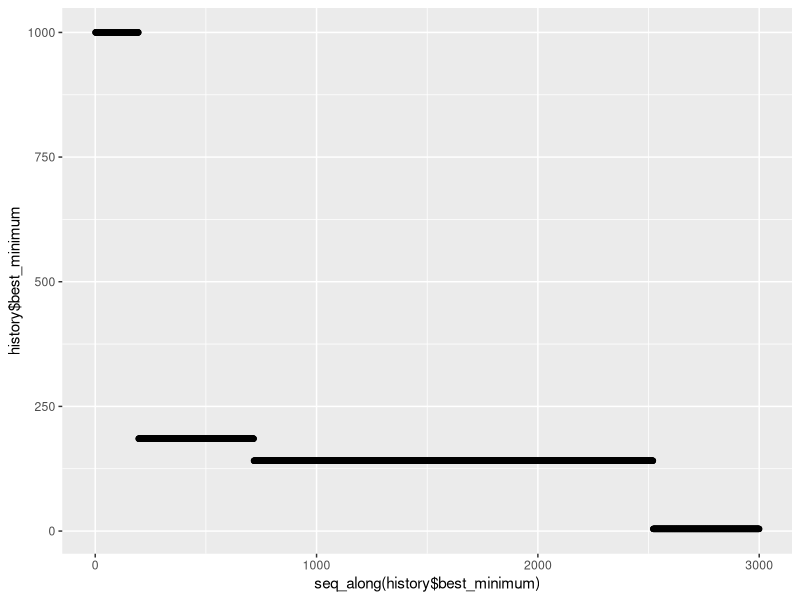

Source code (R):
#A general pattern of a metaheuristic method
#(C)Jaroslaw Arabas, ALHE, 2012
#To define the METHOD completely the user must 
#code the procedures of selection, model update, and variation.
#Proper execution of the metaheuristic method needs 
#a list of start points, an evaluation method
#an initialization procedure, and a termination condition

############################################################################################################
#                                       GENETIC ALGORITHM METHOD                                           #  
############################################################################################################

ga.initModel<-function(history, mi, lambda)
{
  model<-data.frame(x=numeric(mi+lambda), y=numeric(mi+lambda), minimum=numeric(mi+lambda))
  model<-ga.selection(history, model)
  return (model)
}

ga.select<-function(p)
{ 
  k<-sample(1:nrow(p), 1)
  temp<-data.frame(sigma_x=p$sigma_x[k], sigma_y=p$sigma_y[k], x=p$x[k], y=p$y[k], minimum=p$minimum[k], best_x=p$x[1], best_y=p$y[1], best_minimum=p$minimum[1])
  return (temp)
}

ga.crossover<-function(parent1, parent2)
{
  a<-runif(1)
  parent1$x<-a*parent1$x+(1-a)*parent2$x
  parent1$y<-a*parent1$y+(1-a)*parent2$y
  parent1$sigma_x<-a*parent1$sigma_x+(1-a)*parent2$sigma_x
  parent1$sigma_y<-a*parent1$sigma_y+(1-a)*parent2$sigma_y
  return (parent1)
}

ga.mutation<-function(point)
{
  epsilon <- runif(1, -1, 1)
  epsilonX <- runif(1, -1, 1)
  epsilonY <- runif(1, -1, 1)
  vX <- runif(1, -1, 1)
  vY <- runif(1, -1, 1)
  rA <- 1/(1/sqrt(4))
  rB <- 1/(1/sqrt(2*sqrt(2)))
  point$sigma_x <- point$sigma_x*exp(rA*epsilon + rB*epsilonX)
  point$sigma_y <- point$sigma_y*exp(rA*epsilon + rB*epsilonY)
  point$x <- point$x + point$sigma_x*vX
  point$y <- point$y + point$sigma_y*vY
  if (point$x < -512) {
    point$x<-(-512)
  }
  if (point$x > 512) {
    point$x<-512
  }
  if (point$y < -512) {
    point$y<-(-512)
  }
  if (point$y > 512) {
    point$y<-512
  }
  return (point)
}

ga.replacement<-function(p, o)
{
  z <- order(o$minimum)
  for (i in 1:nrow(p))
  {
    if(i<=nrow(o)) {
      p[i,]<-o[z[i],]
    } else {
      p[i,]<-p[i,]
    }
  }
  return (p)
}

ga.startPoints<-function(mi)
{
  startPoints<-data.frame(sigma_x=numeric(mi), sigma_y=numeric(mi), x=numeric(mi), y=numeric(mi), minimum=numeric(mi))
  for (i in 1:mi)
  {
    startPoints$x[i]<-runif(1, -512, 512)
    startPoints$y[i]<-runif(1, -512, 512)
    startPoints$sigma_x[i]<-0.2
    startPoints$sigma_y[i]<-0.2
    startPoints$minimum[i]<-100.0
  }
  return (startPoints)
}

ga.initialization<-function(startPoints)
{
  return (startPoints)
}

ga.metaheuristicRun<-function(initialization, startPoints, termination, evaluation, mi, lambda, pc, n)
{
  i<-1
  history<-common.initHistory(n)
  p<-ga.initialization(startPoints)
  o<-data.frame(sigma_x=numeric(lambda), sigma_y=numeric(lambda), x=numeric(lambda), y=numeric(lambda), minimum=numeric(lambda))
  while (!termination(i, n))
  {
    for(j in 1:lambda)
    {
      a<-runif(1)
      if(a<pc)
      {
        temp <- ga.mutation(ga.crossover(ga.select(p), ga.select(p)))
      }
      else
      {  
        temp <- ga.mutation(ga.select(p)) 
      }
      temp<-common.evaluate(temp, evaluation)
      temp<-common.selection(i-1, temp, history)
      history<-common.historyPush(i, temp[3:8], history)
      o[j,]<-temp[1:5]
    }
    p <- ga.replacement(p, o)
    i<-i+1
  }
  return(history)
}

############################################################################################################
#                                       UNIFORM DISTRIBUTION METHOD                                        #  
############################################################################################################

ud.variation<-function(point)
{
  point$x<-runif(1, -512, 512)
  point$y<-runif(1, -512, 512)
  return(point)
}

ud.metaheuristicRun<-function(initialization, termination, evaluation, n)
{
  i<-1
  history<-common.initHistory(n)
  point<-initialization()
  point<-common.evaluate(point, evaluation)
  history<-common.historyPush(i, point, history)
  while (!termination(i, n))
  {
    i<-i+1
    point<-ud.variation(point)
    point<-common.evaluate(point, evaluation)
    point<-common.selection(i-1, point, history)
    history<-common.historyPush(i, point, history)
  }
  return(history)
}

ud.initialization<-function()
{
  x <- runif(1, -512, 512)
  y <- runif(1, -512, 512)
  minimum <- 1000.0
  return (data.frame(x=x, y=y, minimum=minimum, best_x=x, best_y=y, best_minimum=minimum))
}

############################################################################################################
#                                       COMMON FUNCTIONS FOR METHODS                                       #  
############################################################################################################

common.initHistory<-function(n)
{
  history<-data.frame(x=numeric(n), y=numeric(n), minimum=numeric(n), best_x=numeric(n), best_y=numeric(n), best_minimum=numeric(n))
  return (history)
}

common.historyPush<-function(i, newPoint, history)
{
  if (i <= nrow(history))
  {
    history[i,] = newPoint
  }
  return (history)
}

common.historyPop<-function(history, number)
{
  stop=nrow(history)
  start=max(stop-number+1,1)
  return(history[start:stop,])
}

common.evaluate<-function(point, evaluation)
{
  point$minimum<-evaluation(point$x, point$y)
  return(point)
}

common.selection<-function(i, point, history)
{
  len<-max(i, 1)
  if(point$minimum<history$best_minimum[len]) 
  {
    point$best_x<-point$x
    point$best_y<-point$y
    point$best_minimum<-point$minimum
  } else {
    point$best_x<-history$best_x[len]
    point$best_y<-history$best_y[len]
    point$best_minimum<-history$best_minimum[len]
  }
  return(point) 
}

common.termination<-function(i, n)
{
  if (i <= n) { return (F) } 
  else { return (T) }
}

############################################################################################################
#                                            EGG HOLDER FUNCTION                                           #  
############################################################################################################

egg.function<-function(x, y)
{
  remaind<-(-(y+47))*sin(sqrt(abs(y+x/2+47)))
  remainder<-x*sin(sqrt(abs(x-(y+47))))
  return(remaind-remainder)
}

egg.termination<-function(p)
{
  minimum<-p$minimum[1]
  if(minimum<(-950)) {
    return (T)
  } else {
    return (F)
  }
}

############################################################################################################
#                                              SPHERE FUNCTION                                             #  
############################################################################################################

sphere.function<-function(x, y)
{
  return(x^2 + y^2)
}

############################################################################################################
#                                                   MAIN                                                   #  
############################################################################################################


# install.packages('ggplot2', dep = TRUE)
library(ggplot2)

mi<-10
lambda<-15
prawdopodobienstwo_kopulacji<-0.1
n<-1000

startPoints <- ga.startPoints(mi)
#history<-ga.metaheuristicRun(ga.initialization, startPoints, common.termination, egg.function, mi, lambda, prawdopodobienstwo_kopulacji, n)
#print(qplot(seq_along(history$best_minimum), history$best_minimum, data=history))
#print(common.historyPop(history, 20))

history<-ud.metaheuristicRun(ud.initialization, common.termination, sphere.function, 3000)
print(qplot(seq_along(history$best_minimum), history$best_minimum, data=history))
common.historyPop(history, 20)